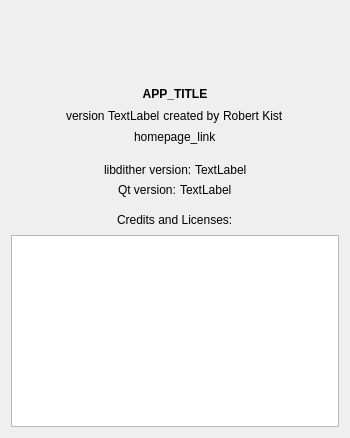
<?xml version="1.0" encoding="UTF-8"?>
<ui version="4.0">
 <class>AboutWindow</class>
 <widget class="QDialog" name="AboutWindow">
  <property name="geometry">
   <rect>
    <x>0</x>
    <y>0</y>
    <width>350</width>
    <height>438</height>
   </rect>
  </property>
  <property name="windowTitle">
   <string>About Ditherista Press</string>
  </property>
  <layout class="QGridLayout" name="gridLayout">
   <item row="0" column="0">
    <layout class="QVBoxLayout" name="verticalLayout">
     <property name="spacing">
      <number>0</number>
     </property>
     <item>
      <layout class="QHBoxLayout" name="horizontalLayout">
       <item>
        <spacer name="horizontalSpacer">
         <property name="orientation">
          <enum>Qt::Orientation::Horizontal</enum>
         </property>
         <property name="sizeHint" stdset="0">
          <size>
           <width>40</width>
           <height>20</height>
          </size>
         </property>
        </spacer>
       </item>
       <item>
        <widget class="QLabel" name="iconLabel">
         <property name="minimumSize">
          <size>
           <width>64</width>
           <height>64</height>
          </size>
         </property>
         <property name="maximumSize">
          <size>
           <width>64</width>
           <height>64</height>
          </size>
         </property>
         <property name="text">
          <string/>
         </property>
        </widget>
       </item>
       <item>
        <spacer name="horizontalSpacer_2">
         <property name="orientation">
          <enum>Qt::Orientation::Horizontal</enum>
         </property>
         <property name="sizeHint" stdset="0">
          <size>
           <width>40</width>
           <height>20</height>
          </size>
         </property>
        </spacer>
       </item>
      </layout>
     </item>
     <item>
      <spacer name="verticalSpacer">
       <property name="orientation">
        <enum>Qt::Orientation::Vertical</enum>
       </property>
       <property name="sizeType">
        <enum>QSizePolicy::Policy::Fixed</enum>
       </property>
       <property name="sizeHint" stdset="0">
        <size>
         <width>20</width>
         <height>8</height>
        </size>
       </property>
      </spacer>
     </item>
     <item>
      <widget class="QLabel" name="appTitle">
       <property name="minimumSize">
        <size>
         <width>0</width>
         <height>22</height>
        </size>
       </property>
       <property name="font">
        <font>
         <bold>true</bold>
        </font>
       </property>
       <property name="text">
        <string>APP_TITLE</string>
       </property>
       <property name="alignment">
        <set>Qt::AlignmentFlag::AlignCenter</set>
       </property>
      </widget>
     </item>
     <item>
      <layout class="QHBoxLayout" name="horizontalLayout_2">
       <item>
        <spacer name="horizontalSpacer_3">
         <property name="orientation">
          <enum>Qt::Orientation::Horizontal</enum>
         </property>
         <property name="sizeHint" stdset="0">
          <size>
           <width>40</width>
           <height>20</height>
          </size>
         </property>
        </spacer>
       </item>
       <item>
        <widget class="QLabel" name="label_3">
         <property name="text">
          <string>version </string>
         </property>
        </widget>
       </item>
       <item>
        <widget class="QLabel" name="versionLabel">
         <property name="minimumSize">
          <size>
           <width>0</width>
           <height>22</height>
          </size>
         </property>
         <property name="text">
          <string>TextLabel</string>
         </property>
        </widget>
       </item>
       <item>
        <widget class="QLabel" name="label_6">
         <property name="text">
          <string> created by </string>
         </property>
        </widget>
       </item>
       <item>
        <widget class="QLabel" name="authorLabel">
         <property name="minimumSize">
          <size>
           <width>0</width>
           <height>22</height>
          </size>
         </property>
         <property name="text">
          <string>Robert Kist</string>
         </property>
        </widget>
       </item>
       <item>
        <spacer name="horizontalSpacer_4">
         <property name="orientation">
          <enum>Qt::Orientation::Horizontal</enum>
         </property>
         <property name="sizeHint" stdset="0">
          <size>
           <width>40</width>
           <height>20</height>
          </size>
         </property>
        </spacer>
       </item>
      </layout>
     </item>
     <item>
      <layout class="QHBoxLayout" name="horizontalLayout_3">
       <item>
        <spacer name="horizontalSpacer_5">
         <property name="orientation">
          <enum>Qt::Orientation::Horizontal</enum>
         </property>
         <property name="sizeHint" stdset="0">
          <size>
           <width>40</width>
           <height>20</height>
          </size>
         </property>
        </spacer>
       </item>
       <item>
        <widget class="QLabel" name="linkLabel">
         <property name="text">
          <string>homepage_link</string>
         </property>
         <property name="openExternalLinks">
          <bool>true</bool>
         </property>
        </widget>
       </item>
       <item>
        <spacer name="horizontalSpacer_6">
         <property name="orientation">
          <enum>Qt::Orientation::Horizontal</enum>
         </property>
         <property name="sizeHint" stdset="0">
          <size>
           <width>40</width>
           <height>20</height>
          </size>
         </property>
        </spacer>
       </item>
      </layout>
     </item>
     <item>
      <layout class="QHBoxLayout" name="horizontalLayout_6">
       <item>
        <spacer name="horizontalSpacer_9">
         <property name="orientation">
          <enum>Qt::Orientation::Horizontal</enum>
         </property>
         <property name="sizeHint" stdset="0">
          <size>
           <width>40</width>
           <height>20</height>
          </size>
         </property>
        </spacer>
       </item>
       <item>
        <widget class="QLabel" name="label_4">
         <property name="minimumSize">
          <size>
           <width>0</width>
           <height>30</height>
          </size>
         </property>
         <property name="text">
          <string>libdither version: </string>
         </property>
         <property name="alignment">
          <set>Qt::AlignmentFlag::AlignBottom|Qt::AlignmentFlag::AlignLeading|Qt::AlignmentFlag::AlignLeft</set>
         </property>
        </widget>
       </item>
       <item>
        <widget class="QLabel" name="libditherVersion">
         <property name="minimumSize">
          <size>
           <width>0</width>
           <height>30</height>
          </size>
         </property>
         <property name="text">
          <string>TextLabel</string>
         </property>
         <property name="alignment">
          <set>Qt::AlignmentFlag::AlignBottom|Qt::AlignmentFlag::AlignLeading|Qt::AlignmentFlag::AlignLeft</set>
         </property>
        </widget>
       </item>
       <item>
        <spacer name="horizontalSpacer_10">
         <property name="orientation">
          <enum>Qt::Orientation::Horizontal</enum>
         </property>
         <property name="sizeHint" stdset="0">
          <size>
           <width>40</width>
           <height>20</height>
          </size>
         </property>
        </spacer>
       </item>
      </layout>
     </item>
     <item>
      <layout class="QHBoxLayout" name="horizontalLayout_5">
       <item>
        <spacer name="horizontalSpacer_12">
         <property name="orientation">
          <enum>Qt::Orientation::Horizontal</enum>
         </property>
         <property name="sizeHint" stdset="0">
          <size>
           <width>40</width>
           <height>20</height>
          </size>
         </property>
        </spacer>
       </item>
       <item>
        <widget class="QLabel" name="label_7">
         <property name="text">
          <string>Qt version: </string>
         </property>
         <property name="alignment">
          <set>Qt::AlignmentFlag::AlignBottom|Qt::AlignmentFlag::AlignLeading|Qt::AlignmentFlag::AlignLeft</set>
         </property>
        </widget>
       </item>
       <item>
        <widget class="QLabel" name="qtVersion">
         <property name="text">
          <string>TextLabel</string>
         </property>
         <property name="alignment">
          <set>Qt::AlignmentFlag::AlignBottom|Qt::AlignmentFlag::AlignLeading|Qt::AlignmentFlag::AlignLeft</set>
         </property>
        </widget>
       </item>
       <item>
        <spacer name="horizontalSpacer_11">
         <property name="orientation">
          <enum>Qt::Orientation::Horizontal</enum>
         </property>
         <property name="sizeHint" stdset="0">
          <size>
           <width>40</width>
           <height>20</height>
          </size>
         </property>
        </spacer>
       </item>
      </layout>
     </item>
     <item>
      <layout class="QHBoxLayout" name="horizontalLayout_4">
       <item>
        <spacer name="horizontalSpacer_7">
         <property name="orientation">
          <enum>Qt::Orientation::Horizontal</enum>
         </property>
         <property name="sizeHint" stdset="0">
          <size>
           <width>40</width>
           <height>20</height>
          </size>
         </property>
        </spacer>
       </item>
       <item>
        <widget class="QLabel" name="label">
         <property name="minimumSize">
          <size>
           <width>0</width>
           <height>30</height>
          </size>
         </property>
         <property name="text">
          <string>Credits and Licenses:</string>
         </property>
         <property name="alignment">
          <set>Qt::AlignmentFlag::AlignBottom|Qt::AlignmentFlag::AlignLeading|Qt::AlignmentFlag::AlignLeft</set>
         </property>
        </widget>
       </item>
       <item>
        <spacer name="horizontalSpacer_8">
         <property name="orientation">
          <enum>Qt::Orientation::Horizontal</enum>
         </property>
         <property name="sizeHint" stdset="0">
          <size>
           <width>40</width>
           <height>20</height>
          </size>
         </property>
        </spacer>
       </item>
      </layout>
     </item>
     <item>
      <spacer name="verticalSpacer_2">
       <property name="orientation">
        <enum>Qt::Orientation::Vertical</enum>
       </property>
       <property name="sizeType">
        <enum>QSizePolicy::Policy::Fixed</enum>
       </property>
       <property name="sizeHint" stdset="0">
        <size>
         <width>20</width>
         <height>8</height>
        </size>
       </property>
      </spacer>
     </item>
     <item>
      <widget class="QTextEdit" name="licenseLabel">
       <property name="font">
        <font>
         <family>Courier New</family>
        </font>
       </property>
       <property name="mouseTracking">
        <bool>false</bool>
       </property>
       <property name="acceptDrops">
        <bool>false</bool>
       </property>
       <property name="frameShadow">
        <enum>QFrame::Shadow::Plain</enum>
       </property>
       <property name="lineWidth">
        <number>0</number>
       </property>
       <property name="documentTitle">
        <string notr="true"/>
       </property>
       <property name="undoRedoEnabled">
        <bool>false</bool>
       </property>
       <property name="lineWrapMode">
        <enum>QTextEdit::LineWrapMode::NoWrap</enum>
       </property>
       <property name="lineWrapColumnOrWidth">
        <number>80</number>
       </property>
       <property name="readOnly">
        <bool>true</bool>
       </property>
       <property name="acceptRichText">
        <bool>false</bool>
       </property>
      </widget>
     </item>
    </layout>
   </item>
  </layout>
 </widget>
 <resources/>
 <connections/>
</ui>
